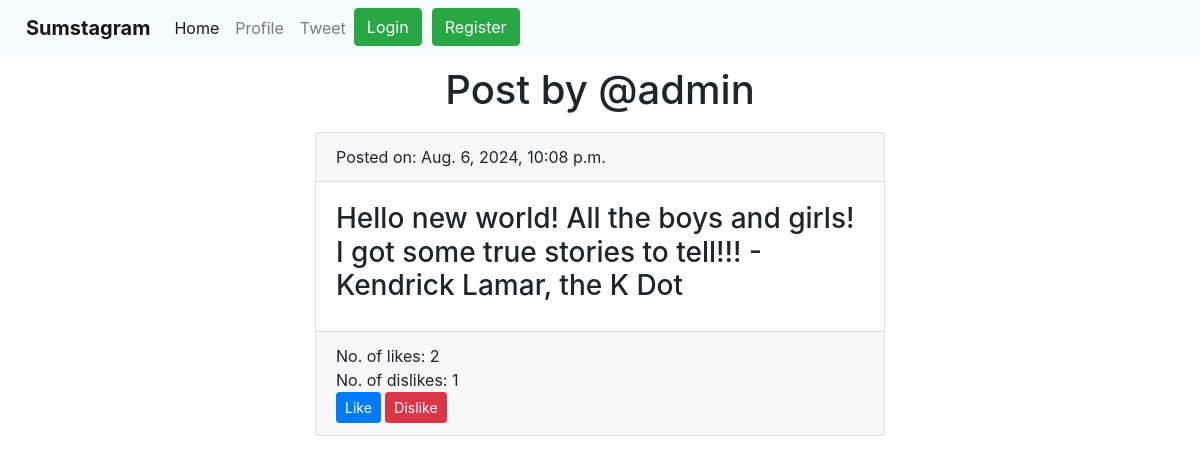
/display/10, run on the app's committed database.
### app1/models.py (models this page shows, shortened)
class Tweet(models.Model):
    usern = models.CharField(max_length=20)
    date = models.DateTimeField(auto_now_add=True)
    tweet = models.CharField(max_length=300)
    likes = models.ManyToManyField(User, related_name="post_likes")
    dislikes = models.ManyToManyField(User, related_name="post_dislikes")

### app1/views.py (the view, shortened to what this page needs)
# urls.py: path("display/<str:post_id>", views.render_display, name="display"),
def render_display(request, post_id):
    t = Tweet.objects.get(id=post_id)
    print("Likes:", t.likes.all())
    print("Dislikes:", t.dislikes.all())
    return render(request, "post.html", {"tweet": t})

### templates/post.html (shortened to what this page needs)
<!doctype html>
<html lang="en">
<head>
  <link href="https://cdn.jsdelivr.net/npm/bootstrap@5.3.3/dist/css/bootstrap.min.css" rel="stylesheet"
>
</head>
<body>
  {% include 'navbar.html' %}
  <h1 align="center" style="padding-top: 10px;">Post by @{{ tweet.usern }}</h1>
  <div class="container col-lg-6" style="padding-top: 10px;">
    <div class="card">
      <div class="card-header">
        Posted on: {{ tweet.date }}
      </div>
      <div class="card-body">
        <h3>{{ tweet.tweet }}</h3>
      </div>
      <div class="card-footer">
        No. of likes: {{ tweet.likes.count }}<br>
        No. of dislikes: {{ tweet.dislikes.count }}<br>
        <a href="{% url 'like_post' tweet.id %}">
          <button type="submit" class="btn btn-primary btn-sm">Like</button></a>
        <a href="{% url 'dislike_post' tweet.id %}">
          <button type="submit" class="btn btn-danger btn-sm">Dislike</button></a>
      </div>
    </div>
  </div>
</body>
</html>

### data on the page
Tweet: usern "admin", date "Aug. 6, 2024, 10:08 p.m.", tweet "Hello new world! All the boys and girls! I got some true stories to tell!!! - Kendrick Lamar, the K Dot", likes.count "2", dislikes.count "1"
